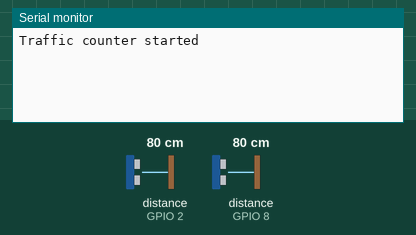
This sketch was run on a simulated ESP32-S3. On the bench: the last lines printed to the serial monitor. Wiring (inferred from the names in the program): 2 × ultrasonic range finder: trigger GPIO 3, echo GPIO 2 / trigger GPIO 9, echo GPIO 8. The inputs (shaded band) are chosen by the test bench; at power-on: distance to the obstacle (sensors on GPIO 2, GPIO 8) 80 cm. The echo pulse lasts 58.3 µs per cm.

Above: at 1.2 s.
1.3 s: distance to the obstacle (sensor on GPIO 2) set to 2 cm
At 2.5 s:
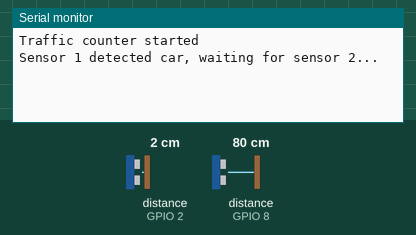
2.9 s: distance to the obstacle (sensor on GPIO 8) set to 2 cm
At 4.4 s:
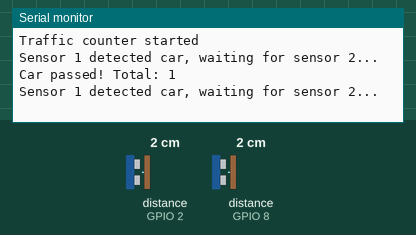

Measured:
- after the input at 1.3 s, the serial monitor: prints a new line after 0.13 s (image 1)
- after the input at 2.9 s, the serial monitor: prints a new line after 0.11 s (image 2)

The sketch:

prototype_esp32.ino
```cpp
#include <Arduino.h>

// Sensor pins
#define TRIG_PIN1 3
#define ECHO_PIN1 2
#define TRIG_PIN2 9
#define ECHO_PIN2 8

// -------------------- Parameters --------------------
#define CAR_THRESHOLD 20   // cm: distance to detect a car

// -------------------- Global Variables --------------------
int carCount = 0;
bool waitingForSensor2 = false;

// Track previous state of Sensor 2 for edge detection
bool sensor2PreviouslyHigh = false;

// -------------------- Functions --------------------
long getDistanceCM(int trigPin, int echoPin) {
  digitalWrite(trigPin, LOW);
  delayMicroseconds(2);
  digitalWrite(trigPin, HIGH);
  delayMicroseconds(10);
  digitalWrite(trigPin, LOW);

  long duration = pulseIn(echoPin, HIGH, 40000); // 40 ms timeout
  if (duration == 0) return -1;
  long distance = duration * 0.034 / 2;
  return distance > 400 ? 400 : distance;
}

// -------------------- Setup --------------------
void setup() {
  Serial.begin(9600);

  pinMode(TRIG_PIN1, OUTPUT);
  pinMode(ECHO_PIN1, INPUT);
  pinMode(TRIG_PIN2, OUTPUT);
  pinMode(ECHO_PIN2, INPUT);

  Serial.println("Traffic counter started");
}

// -------------------- Main Loop --------------------
void loop() {
  long dist1 = getDistanceCM(TRIG_PIN1, ECHO_PIN1);
  delay(50);
  long dist2 = getDistanceCM(TRIG_PIN2, ECHO_PIN2);
  delay(50);

  // If not waiting for sensor2, check sensor1
  if (!waitingForSensor2) {
    if (dist1 != -1 && dist1 < CAR_THRESHOLD) {
      waitingForSensor2 = true;
      Serial.println("Sensor 1 detected car, waiting for sensor 2...");
    }
  }
  // If waiting for sensor2
  else {
    bool sensor2High = (dist2 != -1 && dist2 < CAR_THRESHOLD);

    // Only increment when sensor2 transitions from no car → car detected
    if (sensor2High && !sensor2PreviouslyHigh) {
      carCount++;
      Serial.print("Car passed! Total: ");
      Serial.println(carCount);

      // Reset for next car
      waitingForSensor2 = false;
    }

    sensor2PreviouslyHigh = sensor2High;
  }
}
```
